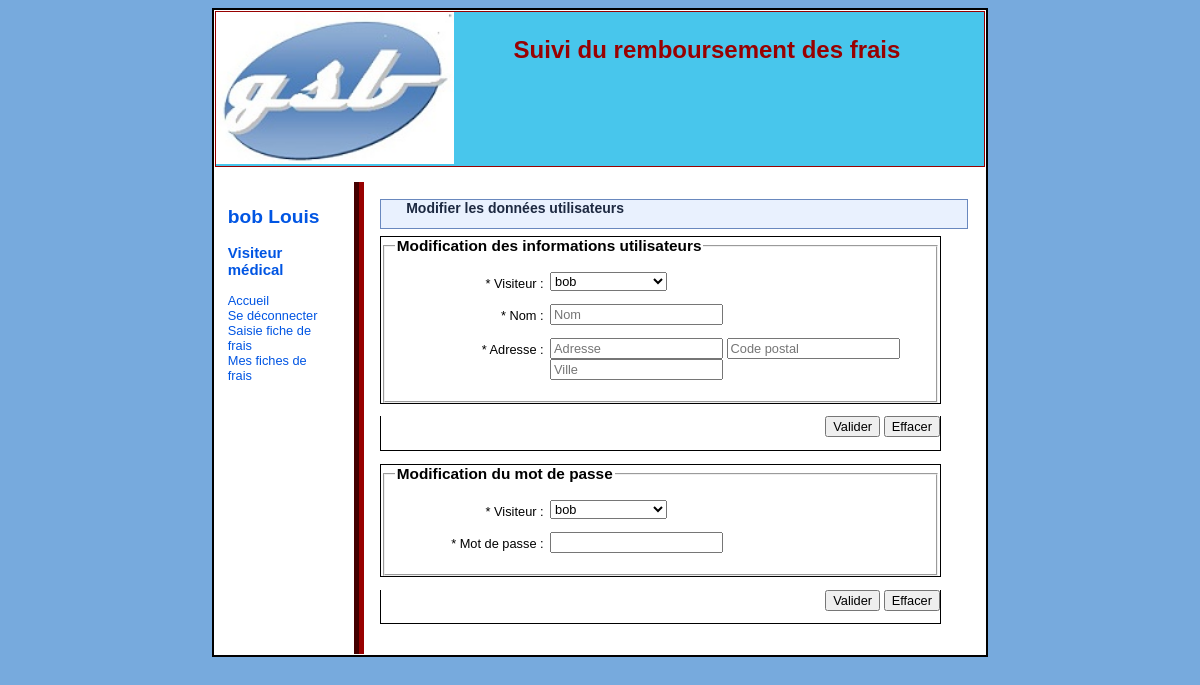
/cModifUser.php (signed in), run on an earlier commit of the app's database.
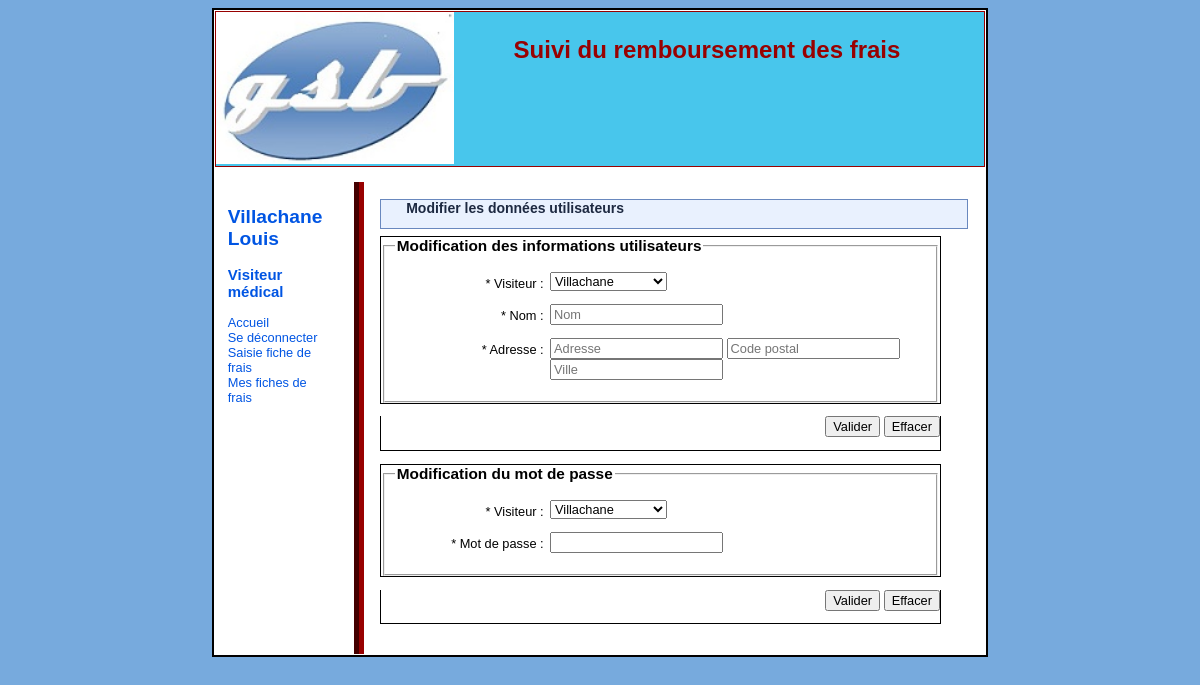
And on a later commit of the database.
### tables this page shows
CREATE TABLE IF NOT EXISTS `visiteur` (
  `id` char(4) NOT NULL,
  `nom` char(30) DEFAULT NULL,
  `prenom` char(30) DEFAULT NULL,
  `login` char(20) DEFAULT NULL,
  `mdp` char(20) DEFAULT NULL,
  `adresse` char(30) DEFAULT NULL,
  `cp` char(5) DEFAULT NULL,
  `ville` char(30) DEFAULT NULL,
  `dateEmbauche` date DEFAULT NULL,
  `Niveau` int(15) NOT NULL,
  PRIMARY KEY (`id`)
);

### include/_gestionSession.lib.php (called while the page is built, shortened)
<?php
function obtenirIdUserConnecte() {
    $ident="";
    if ( isset($_SESSION["loginUser"]) ) {
        $ident = (isset($_SESSION["idUser"])) ? $_SESSION["idUser"] : '';
    }
    return $ident ;
}
function estVisiteurConnecte() {
    return isset($_SESSION["loginUser"]);
}
?>

### include/_bdGestionDonnees.lib.php (called while the page is built, shortened)
<?php
function filtrerChainePourBD($str) {
    if ( ! get_magic_quotes_gpc() ) {
        $str = mysql_real_escape_string($str);
    }
    return $str;
}
function obtenirDetailVisiteur($idCnx, $unId) {
    $requete = "select id, nom, prenom from visiteur where id='" . $unId . "'";
    $idJeuRes = mysql_query($requete, $idCnx);
    $ligne = false;
    if ( $idJeuRes ) {
        $ligne = mysql_fetch_assoc($idJeuRes);
    }
    return $ligne ;
}
?>

### cModifUser.php (the view, shortened to what this page needs)
<?php
  $repInclude = './include/';
  require($repInclude . "_init.inc.php");
  require($repInclude . "_sommaire.inc.php");
?>
  <div id="contenu">
      <h2>Modifier les données utilisateurs</h2>
      <form action="" method="post">
      <div class="corpsForm">
            <fieldset>
              <legend>Modification des informations utilisateurs
              </legend>
              <p>
                  <?php
                    $sql = " SELECT id, nom FROM visiteur";
                    $resultNom = mysql_query($sql) or die("Requête impossible");
                    ?> <label>* Visiteur : </label>
                    <select name='nom'>
                    <?php while ($row=mysql_fetch_array($resultNom)){ ?>
                        <option value="<?php echo $row[0]?>"><?php echo $row[1] ?></option>
                    <?php } ?>
                    </select>
              </p>
              <p>
                <label for="txtLibelleHF">* Nom : </label>
                <input type="text" id="modifNom" name="modifNom" size="20" maxlength="100" placeholder="Nom"/>
              </p>
              <p>
                <label for="txtLibelleHF">* Adresse : </label>
                <input type="text" id="txtLibelleHF" name="txtLibelleHF" size="20" maxlength="100" placeholder="Adresse"/>
                <input type="text" id="txtLibelleHF_CP" name="txtLibelleHF_CP" size="20" maxlength="100" placeholder ="Code postal"/>
                <input type="text" id="txtLibelleHF_Ville" name="txtLibelleHF_Ville" size="20" maxlength="100" placeholder="Ville"/>
              </p>
            </fieldset>
        </div>
      <div class="piedForm">
      <p>
        <input id="ok" type="submit" value="Valider" size="20" name ="valider"/>
        <input id="annuler" type="reset" value="Effacer" size="20" />
      </p>
      </div>
      </form>
      <form action="" method="post">
      <div class="corpsForm">
            <fieldset>
                <legend>Modification du mot de passe
              </legend>
              <p>
                  <?php
                      $sql = " SELECT nom FROM visiteur";
                      $resultNom = mysql_query($sql) or die("Requête impossible");
                      ?> <label>* Visiteur : </label>
                      <select name='nom2'>
                      <?php while ($row=mysql_fetch_array($resultNom)){ ?>
                          <option><?php echo $row[0] ?></option>
                      <?php } ?>
                      </select>
              </p>
              <p>
                <label for="leMdpHF">* Mot de passe : </label>
                <input type="text" id="leMdpHF" name="leMdpHF" size="20" maxlength="100" />
              </p>
            </fieldset>
        </div>
      <div class="piedForm">
      <p>
        <input id="ok" type="submit" value="Valider" size="20" name ="valider2"/>
        <input id="annuler" type="reset" value="Effacer" size="20" />
      </p>
      </div>
      </form>
  </div>

### include/_sommaire.inc.php (shortened to what this page needs)
    <div id="menuGauche">
     <div id="infosUtil">
    <?php
      if (estVisiteurConnecte() ) {
          $idUser = obtenirIdUserConnecte() ;
          $lgUser = obtenirDetailVisiteur($idConnexion, $idUser);
          $nom = $lgUser['nom'];
          $prenom = $lgUser['prenom'];
    ?>
        <h2>
    <?php
            echo $nom . " " . $prenom ;
    ?>
        </h2>
        <h3>Visiteur médical</h3>
    <?php
       }
    ?>
      </div>
<?php
  if (estVisiteurConnecte() ) {
?>
        <ul id="menuList">
           <li class="smenu">
              <a href="cAccueil.php" title="Page d'accueil">Accueil</a>
           </li>
           <li class="smenu">
              <a href="cSeDeconnecter.php" title="Se déconnecter">Se déconnecter</a>
           </li>
           <li class="smenu">
              <a href="cSaisieFicheFrais.php" title="Saisie fiche de frais du mois courant">Saisie fiche de frais</a>
           </li>
           <li class="smenu">
              <a href="cConsultFichesFrais.php" title="Consultation de mes fiches de frais">Mes fiches de frais</a>
           </li>
         </ul>
        <?php
  }
        ?>
    </div>

What changed in the data, as far as the page shows it:
changed visiteur "Louis": nom "bob" → "Villachane"
Also different on the page:
form field nom: "bob" → "Villachane"
form field nom2: "bob" → "Villachane"
